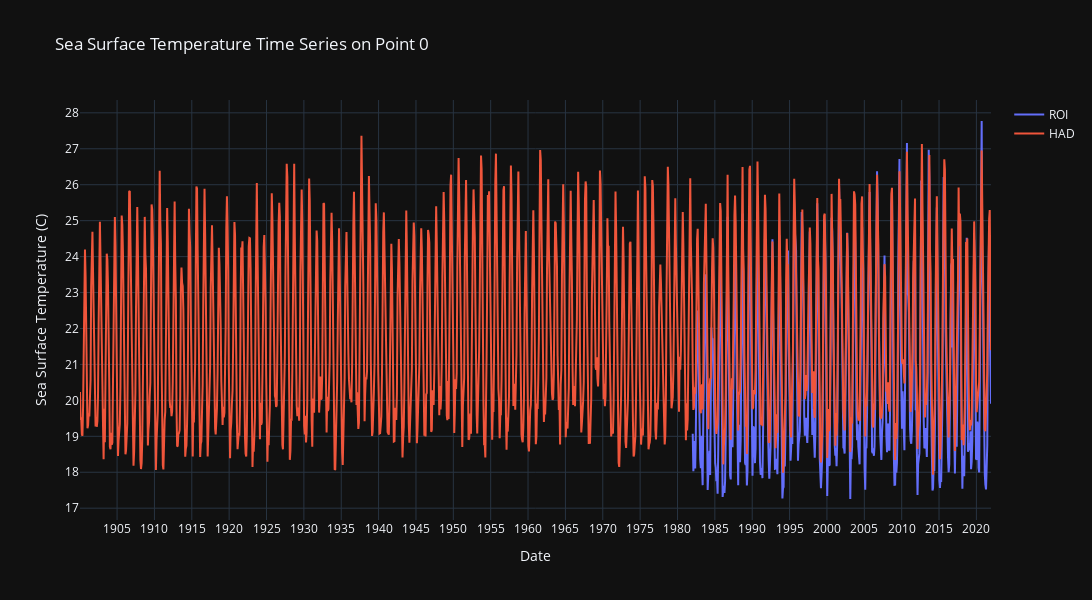
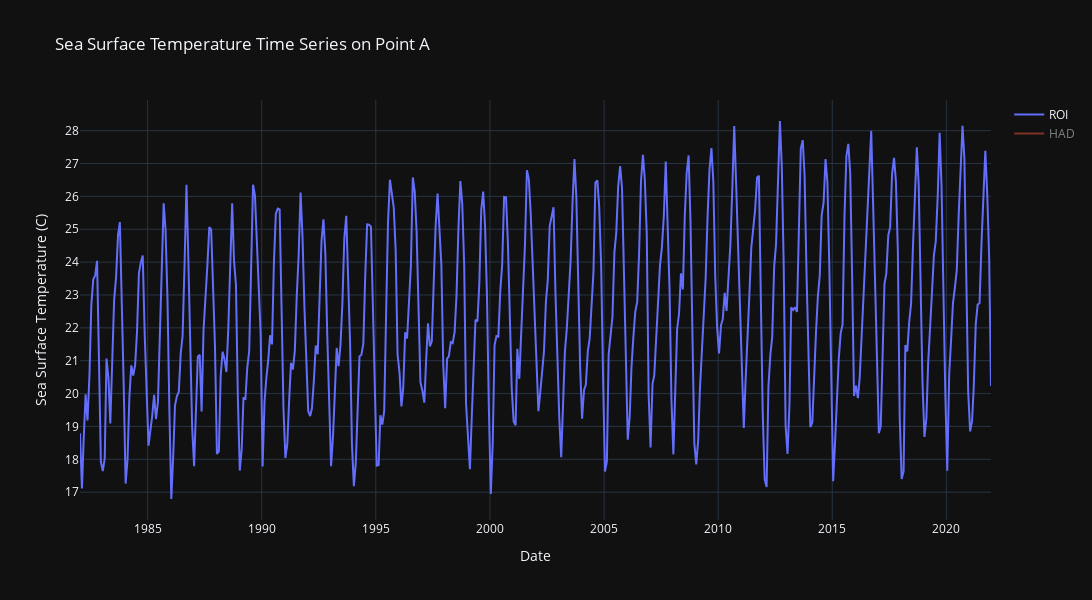
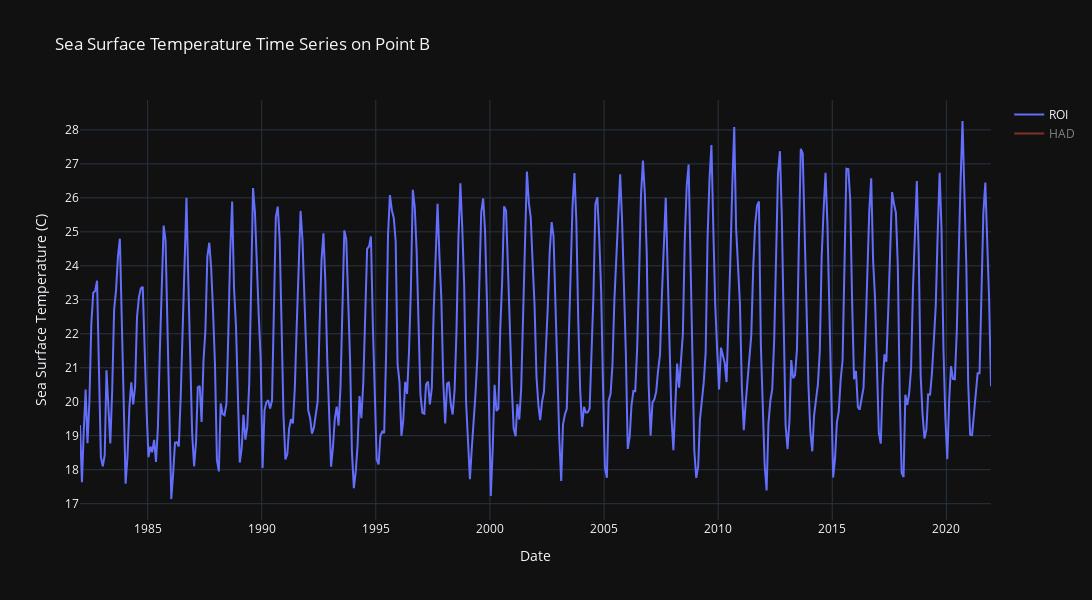

Notebook cell for these charts, in order:
### Markdown cell above
#### Comparison of all datasets: 1 graph per geopoint (A,B,C) and 2 lineplots per graph (ROI, HAD)

### Code cell
import plotly.graph_objs as go
import math

# Loop through each geopoint
for point in geopoint:
    df_roi = geopoint[point]['sst_roi']
    df_had = geopoint[point]['sst_had']
    # create traces for each dataset
    trace1 = go.Scatter(x=df_roi['DATE-YMD'], y=df_roi['Reynolds Temp (C)'], mode='lines', name='ROI')
    trace2 = go.Scatter(x=df_had['DATE-YMD'], y=df_had['Hadley Temp (C)'], mode='lines', name='HAD')
    # create layout for the plot
    layout = go.Layout(title=f'Sea Surface Temperature Time Series on Point {point}',
                       xaxis=dict(title='Date', dtick='M60'),
                       yaxis=dict(title='Sea Surface Temperature (C)', dtick=1),
                       height = 600, width=1200,
                       template='plotly_dark')
    # create figure object and plot the traces
    fig = go.Figure(data=[trace1, trace2], layout=layout)
    fig.show()

### Figure 1 — Plotly figure (JSON) as saved in the notebook; plotly's stock layout.template omitted (floating-point values rounded to 4 significant figures; data arrays with more than 128 entries replaced by an {"elided": "..."} marker saying what was removed)
{"data": [{"mode": "lines", "name": "ROI", "type": "scatter", "x": {"elided": "480 str values"}, "y": {"elided": "480 float values"}}, {"mode": "lines", "name": "HAD", "type": "scatter", "x": {"elided": "1464 str values"}, "y": {"elided": "1464 float values"}}], "layout": {"height": 600, "title": {"text": "Sea Surface Temperature Time Series on Point 0"}, "width": 1200, "xaxis": {"autorange": true, "dtick": "M60", "range": ["1900-01-15", "2021-12-15"], "title": {"text": "Date"}, "type": "date"}, "yaxis": {"autorange": true, "dtick": 1, "range": [16.67, 28.36], "title": {"text": "Sea Surface Temperature (C)"}, "type": "linear"}}}

### Figure 2 — Plotly figure (JSON) as saved in the notebook; plotly's stock layout.template omitted (floating-point values rounded to 4 significant figures; data arrays with more than 128 entries replaced by an {"elided": "..."} marker saying what was removed)
{"data": [{"mode": "lines", "name": "ROI", "type": "scatter", "x": {"elided": "480 str values"}, "y": {"elided": "480 float values"}}, {"mode": "lines", "name": "HAD", "type": "scatter", "visible": "legendonly", "x": {"elided": "1464 str values"}, "y": {"elided": "1464 float values"}}], "layout": {"height": 600, "title": {"text": "Sea Surface Temperature Time Series on Point A"}, "width": 1200, "xaxis": {"autorange": true, "dtick": "M60", "range": ["1982-01-15", "2021-12-15"], "title": {"text": "Date"}, "type": "date"}, "yaxis": {"autorange": true, "dtick": 1, "range": [16.15, 28.93], "title": {"text": "Sea Surface Temperature (C)"}, "type": "linear"}}}

### Figure 3 — Plotly figure (JSON) as saved in the notebook; plotly's stock layout.template omitted (floating-point values rounded to 4 significant figures; data arrays with more than 128 entries replaced by an {"elided": "..."} marker saying what was removed)
{"data": [{"mode": "lines", "name": "ROI", "type": "scatter", "x": {"elided": "480 str values"}, "y": {"elided": "480 float values"}}, {"mode": "lines", "name": "HAD", "type": "scatter", "visible": "legendonly", "x": {"elided": "1464 str values"}, "y": {"elided": "1464 float values"}}], "layout": {"height": 600, "title": {"text": "Sea Surface Temperature Time Series on Point B"}, "width": 1200, "xaxis": {"autorange": true, "dtick": "M60", "range": ["1982-01-15", "2021-12-15"], "title": {"text": "Date"}, "type": "date"}, "yaxis": {"autorange": true, "dtick": 1, "range": [16.52, 28.88], "title": {"text": "Sea Surface Temperature (C)"}, "type": "linear"}}}
